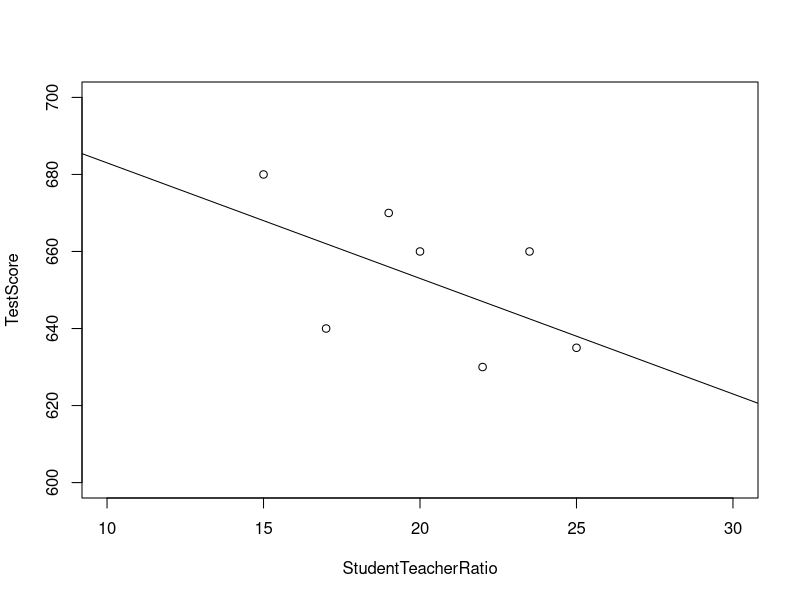
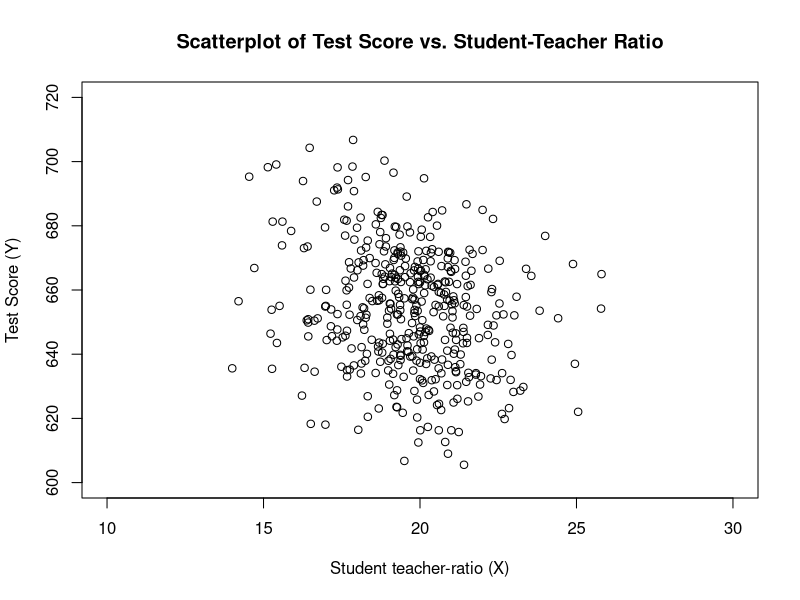
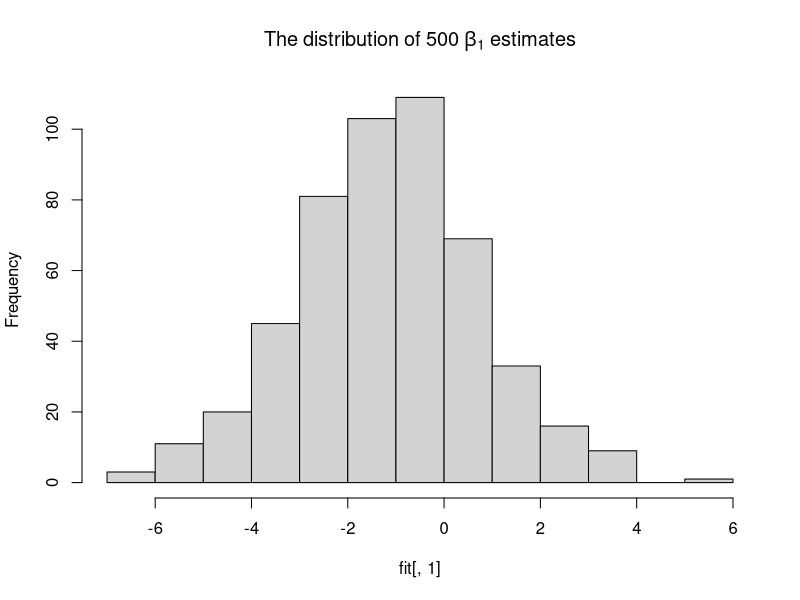
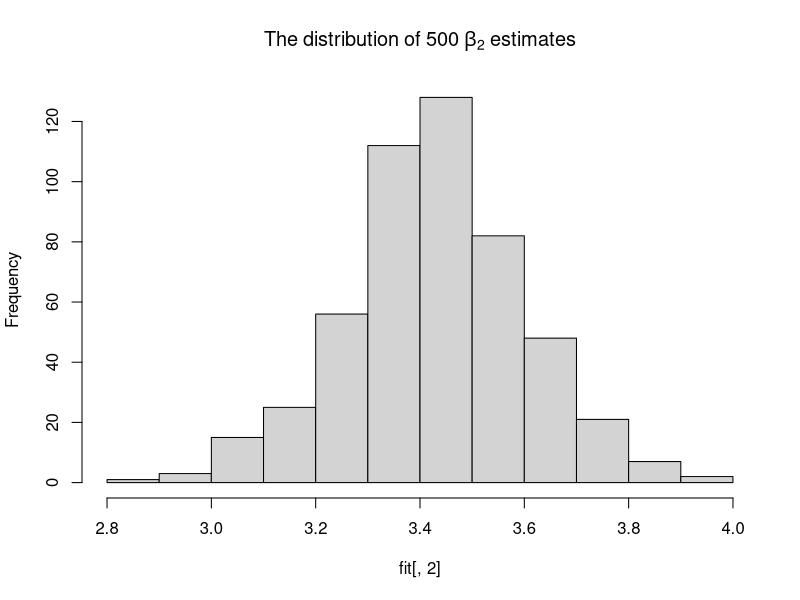

R code for these plots, in order:
## ---- chunk 1
knitr::opts_chunk$set(echo = TRUE, warning = FALSE, message = FALSE)
## ---- chunk 2
library(dplyr, quietly=T)
# Read in CPS data (taken from http:// ....)
cps_dat <- read.csv("data/cps_ch3.csv", sep=";", dec=".")
# Get an overview of the data structure
head(cps_dat)
# Take cps_dat %>% group data by gender and year %>% compute the mean, standard deviation
# and number of observations for each group
avgs <- cps_dat %>% group_by(a_sex, year) %>% summarise(mean(ahe12), sd(ahe12), n())
print(avgs, digits=2)
## ---- chunk 3
male   <- avgs %>% filter(a_sex == 1) 
female <- avgs %>% filter(a_sex == 2)
colnames(male)   <- c("Sex", "Year", "Y_bar_m", "s_m", "n_m")
colnames(female) <- c("Sex", "Year", "Y_bar_f", "s_f", "n_f")

# Gender gap, standard errors and confidence intervals
gap      <- male$Y_bar_m - female$Y_bar_f
gap_se   <- sqrt(male$s_m^2 / male$n_m + female$s_f^2 / female$n_f)
gap_ci_l <- gap - 1.96 * gap_se
gap_ci_u <- gap + 1.96 * gap_se
result <- cbind(male[,-1], female[,-(1:2)], gap, gap_se, gap_ci_l, gap_ci_u)
print(result, digits = 2)
## ---- chunk 4
class_data <- data.frame(TestScore           = c(680, 640, 670, 660, 630, 660, 635), 
                         StudentTeacherRatio = c(15, 17, 19, 20, 22, 23.5, 25)
                         )
class_data 
## ---- chunk 5
plot(TestScore ~ StudentTeacherRatio, data = class_data, ylim = c(600, 700), xlim = c(10,30))
abline(a = 713, b = -3)
## ---- chunk 6
library(AER)                                                    # contains the dataset 
data(CASchools) 
## ---- chunk 7
head(CASchools)
## ---- chunk 8
CASchools$tsratio  <- CASchools$students/CASchools$teachers     # teacher-student-ratio
CASchools$score    <- (CASchools$read + CASchools$math)/2       # average test-score
## ---- chunk 9
avg_tsratio   <- mean(CASchools$tsratio) 
avg_score     <- mean(CASchools$score)
sd_tsratio    <- sd(CASchools$tsratio) 
sd_tsratio    <- sd(CASchools$score)
quantiles     <- c(0.10, 0.25, 0.4, 0.5, 0.6, 0.75, 0.9)
quant_tsratio <- quantile(CASchools$tsratio, quantiles)
quant_score   <- quantile(CASchools$score, quantiles)

#Gather everything in a data frame 
DistributionSummary <- data.frame(Average           = c(avg_tsratio, avg_tsratio), 
                                  StandardDeviation = c(sd_tsratio, sd_tsratio), 
                                  quantile          = rbind(quant_tsratio, quant_score)
                                  )
DistributionSummary
## ---- chunk 10
cor(CASchools$tsratio, CASchools$score)
plot(score ~ tsratio, 
     data = CASchools,
     main = "Scatterplot of Test Score vs. Student-Teacher Ratio", 
     xlab = "Student teacher-ratio (X)",
     ylab = "Test Score (Y)",
     xlim = c(10,30),
     ylim = c(600, 720))
## ---- chunk 11
linear_model <- lm(score ~ tsratio, data = CASchools)
linear_model
## ---- chunk 12
#Population Regression
pop_n      <- 1000
x          <- runif(pop_n, min = 0, max = 20)
u          <- rnorm(pop_n, sd = 10)
y          <- -2 + 3.5*x + u
population <- data.frame(x, y)



n <- 100 # sample size
sigma_b1 <- var( ( x - mean(x) ) * u ) / (100 * var(x)^2)
H_i      <- 1 - mean(x) / mean(x^2) * x
sigma_b0 <- var(H_i * u) / (n * mean(H_i^2)^2 )

#Estimation
number_of_estimations <- 500


fit <- matrix(ncol = 2, nrow = number_of_estimations)
for (i in 1:number_of_estimations){
 random_sample  <- population[ sample(1:pop_n, n), ]
 fit[i, ]       <- lm(y ~ x, data = random_sample)$coefficients
}

var(fit[ ,1])
hist(fit[ ,1], main = bquote(The ~ distribution  ~ of ~ 500 ~ beta[1] ~ estimates))

var(fit[ ,2])
hist(fit[ ,2], , main = bquote(The ~ distribution  ~ of ~ 500 ~ beta[2] ~ estimates))
